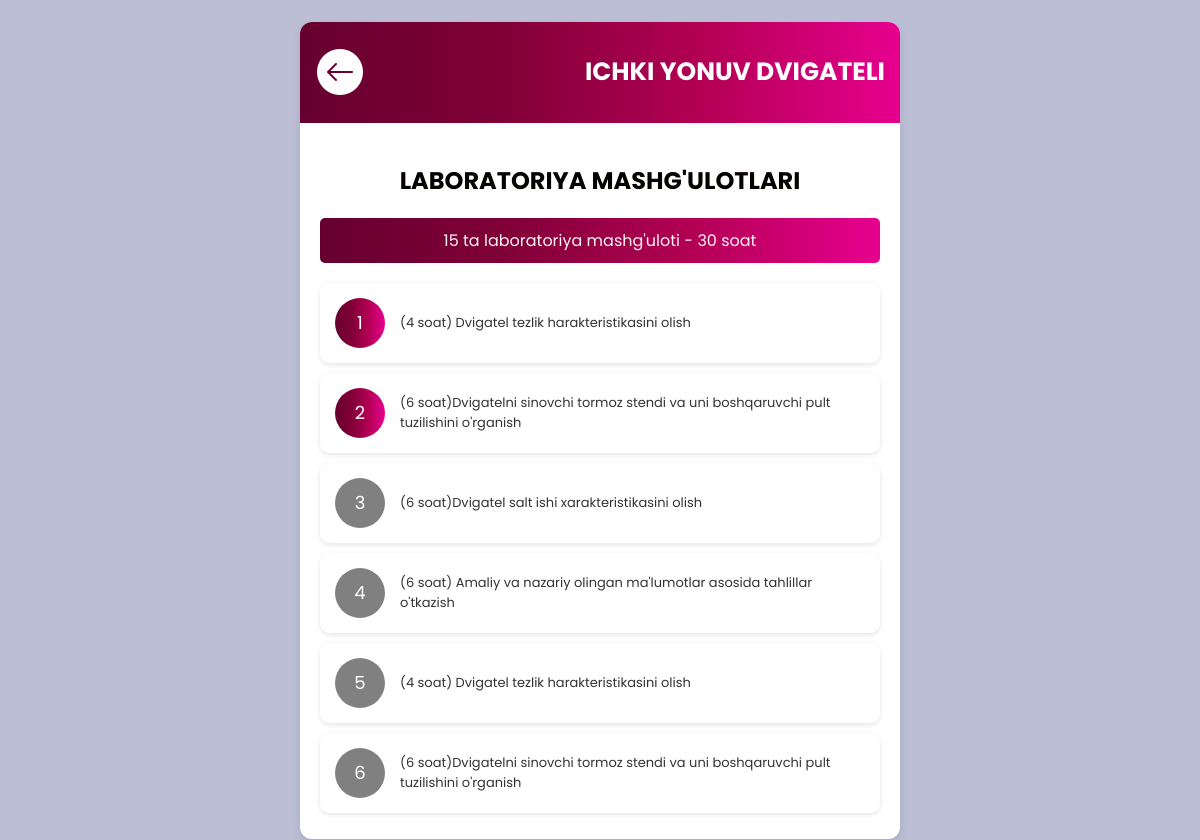
The page /objects/laboratory/ (signed in) on the database its author committed.
### main/models.py (models this page shows)
class LectureBack(models.Model):
    image1 = models.ImageField()

class Laboratory1(models.Model):
    laboratory_video = models.FileField()
    laboratory_raqam = models.IntegerField()
    laboratory_nomi = models.CharField(max_length=150)
    laboratory_matni = models.TextField()

### main/views.py (the view)
# urls.py: path('objects/laboratory/',Laboratory),
def Laboratory(request):
    user = request.user
    laboratories = Laboratory1.objects.all().order_by('laboratory_raqam')
    for laboratory in laboratories:
        if laboratory.laboratory_raqam == 1:
            laboratory.previous_laboratory_passed = True  # Birinchi laboratoriya ochiq
        else:
            prev_laboratory = Laboratory1.objects.filter(laboratory_raqam=laboratory.laboratory_raqam - 1).first()
            laboratory.previous_laboratory_passed = UserLaboratoryProgress.objects.filter(
                user=user,
                lesson=prev_laboratory,
                passed=True
            ).exists()
    context = {
        'lectureback': LectureBack.objects.all(),
        'laboratory': laboratories,
    }
    return render(request, 'fanlar/laboratory.html', context)

### templates/fanlar/laboratory.html (shortened to what this page needs)
<!DOCTYPE html>
<html lang="en">
<head>
</head>
<body>
<div class="main-container">
    <div class="header">
        {% for i in lectureback %}
        <a class="back-btn" href="/objects/">
            <img src="{{i.image1.url}}" alt="Orqaga">
        </a>
        {% endfor %}
        <h1>ICHKI YONUV DVIGATELI</h1>
    </div>
    <div class="content">
        <div class="title">
            <h2>LABORATORIYA MASHG'ULOTLARI</h2>
        </div>
        <div class="stats">
            15 ta laboratoriya mashg'uloti - 30 soat
        </div>
        {% for i in laboratory %}
            <a href="/laboratorydetail/{{i.id}}" class="lecture">
                {% if i.previous_laboratory_passed %}
                    <div class="lecture-icon">{{i.laboratory_raqam}}</div>
                {% else %}
                    <div class="lecture-icon" style="background: gray;">{{i.laboratory_raqam}}</div>
                {% endif %}
                <div class="lecture-title" style="font-size: 13px;">{{i.laboratory_nomi}}</div>
            </a>
        {% endfor %}
    </div>
</div>
</body>
</html>

### templates/fanlar/laboratory.html (style rules this page uses)
body { font-family: "Poppins", sans-serif; margin: 0; padding: 0; background-color: #bbbed5; display: flex; justify-content: center; align-items: center; height: 100vh; }
.main-container { width: 90%; max-width: 50%; height: 95%; background-color: white; border-radius: 12px; box-shadow: 0 4px 8px rgba(0, 0, 0, 0.1); overflow: hidden; display: flex; flex-direction: column; }
.header { display: flex; align-items: center; background: linear-gradient(to right, #660030, #800037, #b30054, #e6008e); color: white; padding: 15px; }
.back-btn { display: flex; align-items: center; cursor: pointer; }
.back-btn img { height: 50px; margin-right: 50px; }
.header h1 { font-size: 25px; text-align: right; flex-grow: 1; }
.content { padding: 20px; overflow-y: auto; flex-grow: 1; }
.title { text-align: center; margin-bottom: 20px; color: rgb(7, 2, 2); }
.stats { background: linear-gradient(to right, #660030, #800037, #b30054, #e6008e); color: rgb(253, 243, 243); padding: 10px; text-align: center; border-radius: 5px; margin-bottom: 20px; font-size: 16px; }
.lecture { display: flex; align-items: center; background-color: rgba(255, 255, 255, 0.7); padding: 15px; margin-bottom: 10px; border-radius: 10px; box-shadow: 0 2px 5px rgba(0, 0, 0, 0.1); text-decoration: none; color: #040202; transition: background 0.3s; }
.lecture-icon { background: linear-gradient(to right, #660030, #800037, #b30054, #e6008e); width: 50px; height: 50px; display: flex; justify-content: center; align-items: center; border-radius: 50%; color: white; font-size: 18px; margin-right: 15px; flex-shrink: 0; }
.lecture-title { font-size: 16px; color: #333; }

### rows shown on the page
LectureBack: image1 (picture)
Laboratory1: laboratory_raqam "1", laboratory_nomi "(4 soat) Dvigatel tezlik harakteristikasini olish"
Laboratory1: laboratory_raqam "2", laboratory_nomi "(6 soat)Dvigatelni sinovchi tormoz stendi va uni boshqaruvchi pult tuzilishini o'rganish"
Laboratory1: laboratory_raqam "3", laboratory_nomi "(6 soat)Dvigatel salt ishi xarakteristikasini olish"
Laboratory1: laboratory_raqam "4", laboratory_nomi "(6 soat) Amaliy va nazariy olingan ma'lumotlar asosida tahlillar o'tkazish"
Laboratory1: laboratory_raqam "5", laboratory_nomi "(4 soat) Dvigatel tezlik harakteristikasini olish"
Laboratory1: laboratory_raqam "6", laboratory_nomi "(6 soat)Dvigatelni sinovchi tormoz stendi va uni boshqaruvchi pult tuzilishini o'rganish"
